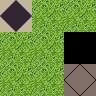

Below is a game level as drawn by its tile map, then a one-line description and the .tmx that defines it (tile-layer data replaced by summaries):
An orthogonal 3x3 tile map with 32x32 px tiles, 1 tile layer (Calque de Tile 1), 2 tilesets.

<map version="1.0" orientation="orthogonal" renderorder="right-down" width="3" height="3" tilewidth="32" tileheight="32" nextobjectid="1">
 <tileset firstgid="1" name="terrain" tilewidth="32" tileheight="32" tilecount="1024">
  <image source="../../core/assets/sprite/terrain.png" width="1024" height="1024" />
  <tile id="298">
   <properties>
    <property name="mirror" value="1" />
   </properties>
  </tile>
  <tile id="620">
   <properties>
    <property name="source" value="1" />
   </properties>
  </tile>
  <tile id="621">
   <properties>
    <property name="target" value="1" />
   </properties>
  </tile>
 </tileset>
 <tileset firstgid="1025" name="blocker" tilewidth="32" tileheight="32" tilecount="1">
  <image source="../../core/assets/sprite/blocker.png" width="32" height="32" />
  <tile id="0">
   <properties>
    <property name="unavailable" value="1" />
   </properties>
  </tile>
 </tileset>
 <layer name="Calque de Tile 1" width="3" height="3">
  <data>[9 cells, 9 non-empty, 4 distinct tile ids]</data>
 </layer>
</map>
